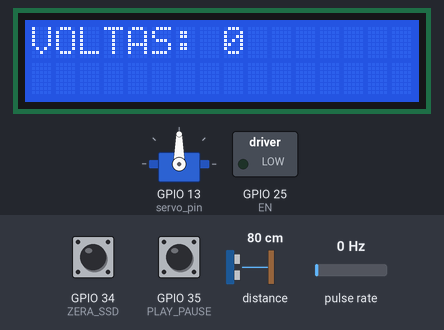
This sketch was run on a simulated ESP32. Shown: 16×2 character LCD, servo, switched loads named in the sketch (green lamp = pin HIGH). Wiring (inferred from the names in the program): pulse sensor: data GPIO 32. Inputs (shaded band) come from the test bench; at power-on: pulse rate 0 Hz, GPIO 35 (PLAY_PAUSE) HIGH, distance to the obstacle 80 cm, GPIO 34 (ZERA_SSD) HIGH. What the sketch prints to the serial monitor is not drawn.

Above: at 3.2 s.
3.3 s: pulse rate (sensor on GPIO 32) set to 100 Hz
5.0 s: pulse rate (sensor on GPIO 32) set to 122 Hz
6.9 s: GPIO 35 (PLAY_PAUSE) pulsed LOW 2 times (0.12 s each, 0.3 s apart)
At 7.18 s:
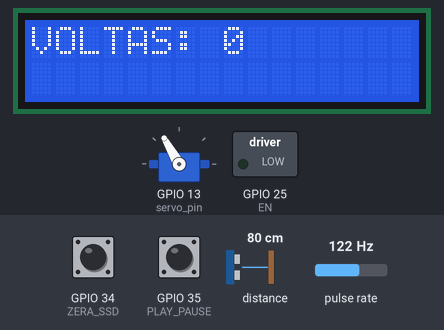
At 8.2 s:
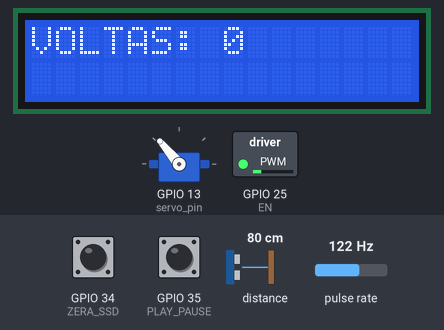
9.3 s: pulse rate (sensor on GPIO 32) set to 50 Hz
11.4 s: pulse rate (sensor on GPIO 32) set to 4 Hz
At 12.84 s:
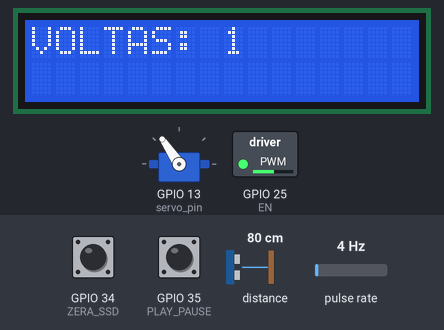
14.1 s: distance to the obstacle set to 2 cm
At 16.16 s:
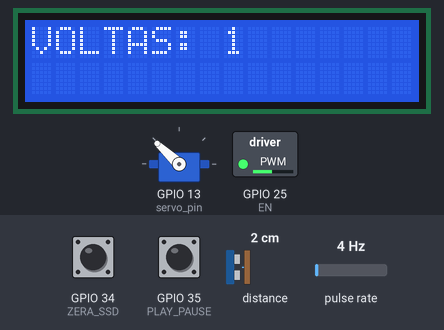
Timing chart, 0 to 17.8 s (numbered marks = the images above; inputs shaded):
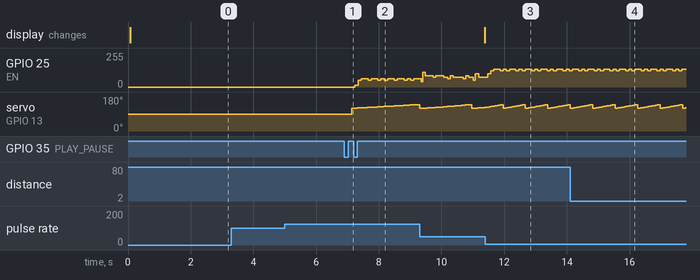

The sketch:

teste1.ino
```cpp
#include <Wire.h>              //Utilizado para comunicação I2C
#include <LiquidCrystal_I2C.h> //biblioteca responsável pelo controle do display
#include <Arduino.h>           //Bibliotecas arduino
#include <analogWrite.h>       //Utilizado para fazer o esp32 poder ter pino analogico
#include "PID_v1.h"            //Biblioteca utilizada para fazer controle PID
#include "Adafruit_VL53L0X.h"  //Biblioteca com funções do sensor VL53L0X
#include <Servo.h>             //Biblioteca responsavel pelo funcionamento do servo motor


Servo myservo;                              //Definição do nome do servo motor
Adafruit_VL53L0X lox = Adafruit_VL53L0X();  //Definição do sensor
VL53L0X_RangingMeasurementData_t measure;   //Modo de utilização do senor VL53L0X
LiquidCrystal_I2C lcd(0x27, 16, 2);         //set the LCD address to 0x27 for a 16 chars and 2 line display
//=================================================================
//
// --- Mapeamento de Hardware ---
//
//=================================================================
#define ZERA_SSD 34
#define PLAY_PAUSE 35
#define EN 25
#define servo_pin 13
#define encoder_C1 32
#define encoder_C2 33
#define servo_pin 13
#define INCLUDE_vTaskDelayUntil 1
#define INCLUDE_vTaskDelay 1
// ===================================================================
//
// ---Definição de constantes ---
//
// ===================================================================
#define tempo_de_delay 50         //Definição de delay
#define um_segundo 1000           //Definição de um segundo
#define t_captacao 10             //tempo de captação de dados
#define degrau 104                //Entrada r(t)
#define pulsos_por_volta 516      //define pulsos_por_volta 516
#define voltas_maxima 10          //Número de voltas máxima
//=================================================================
//
// --- Structs parametros ---
//
typedef struct {                  //Struct com parametros para task MOTOR_ON
  uint8_t d_T_CAPTACAO, d_ENABLE, d_DEGRAU, d_VOLTAS_MAXIMA;
  uint16_t d_PULSO_POR_VOLTA;
  int voltas;
  double Setpoint, Input, Output;
  long d_pulse_number, aux_pulse_number;
  int d_PLAY_PAUSE;
  int d_ZERA_SSD;
} d_MOTOR_ON;
typedef struct {                  //Struct com parametros para task LEITURA
  uint8_t v;
  int flag_PLAY_PAUSE;
  int voltas;
  int pos;
} d_LEITURA;
//=================================================================
//
// --- Variáveis Globais ---
//
//=================================================================
//variaveis que indicam o núcleo
static uint8_t taskCoreZero = 0;
static uint8_t taskCoreOne  = 1;
//Posicao inicial sensor
int pos = 0;
//Flags dos botões
int flag_ZERA_SSD = HIGH;
int flag_PLAY_PAUSE = LOW;
//Variáveis de controle do motor
long pulse_number = 0;
int voltas = 0;
//Variáveis do Controlador
double Setpoint, Input, Output;
long aux_pulse_number = 0;
bool flag_pulse_number = false;

//================================================================
//
// --- Inicialização myPID ---
//
//================================================================
PID myPID(&Input, &Output, &Setpoint, 11.55, 0.1, 0, DIRECT);
//================================================================
//
// --- Declaração de funções ---
//
//================================================================
void debounce_PLAY_PAUSE( void * pvParameters );
void debounce_ZERA_SSD( void * pvParameters );
void IRAM_ATTR CONTA_PULSO();
void VERIFICA_PULSO();
void motor_ON( void * pvParameters );
void LEITURA(void * pvParameters);
void setup() {
  Serial.begin(9600);
    while (! Serial) {
    delay(1);
  }
    Serial.println("Adafruit VL53L0X test");
  if (!lox.begin()) {
    Serial.println(F("Failed to boot VL53L0X"));
    while(1);
  }

  lcd.init();
  lcd.backlight();
  pinMode(ZERA_SSD, INPUT);   //Resistencia interna
  pinMode(PLAY_PAUSE, INPUT); //Resistencia interna
  pinMode(EN, OUTPUT);        //Pinos do motor
  pinMode(encoder_C1, INPUT); //Configura entrada C1 para leitura do encoder
  pinMode(encoder_C2, INPUT); //Configura entrada C2 para leitura do encoder

  //Interrupção externa por borda de subida
  attachInterrupt(encoder_C1,CONTA_PULSO, RISING);

  lcd.print("VOLTAS:");
  lcd.setCursor(8, 0);
  lcd.print(voltas);


  Setpoint = 10.45; // r(t) ajustado
  myPID.SetMode(AUTOMATIC);//Configuração para modo automatico
  myPID.SetSampleTime(10); // Computa controlador a cada 10 ms
  Input = aux_pulse_number; //Inicializa entrada
  myservo.attach(servo_pin); //Pino PWM do servo motor;


  d_MOTOR_ON MOTOR = {
    .d_T_CAPTACAO = t_captacao,
    .d_ENABLE = EN,
    .d_DEGRAU = degrau,
    .d_VOLTAS_MAXIMA = voltas_maxima,
    .d_PULSO_POR_VOLTA = pulsos_por_volta,
    .voltas = voltas,
    .Setpoint = Setpoint,
    .Input = Input,
    .Output = Output,
    .d_pulse_number = pulse_number,
    .aux_pulse_number = aux_pulse_number,
    .d_PLAY_PAUSE = flag_PLAY_PAUSE,
    .d_ZERA_SSD = flag_ZERA_SSD
  };
d_LEITURA LEITURA_SENSOR = {
    .v = voltas_maxima,
    .flag_PLAY_PAUSE = flag_PLAY_PAUSE,
    .voltas = voltas,
    .pos = pos
  };


  xTaskCreatePinnedToCore(debounce_PLAY_PAUSE, "debounce_PLAY_PAUSE",10000, &flag_PLAY_PAUSE, 1, NULL, taskCoreZero);
  delay(500); //tempo para a tarefa iniciar
  xTaskCreatePinnedToCore(debounce_ZERA_SSD, "debounce_ZERA_SSD", 10000,&flag_ZERA_SSD, 1, NULL, taskCoreZero);
  delay(500); //tempo para a tarefa iniciar
  xTaskCreatePinnedToCore(LEITURA, "LEITURA", 20000, &LEITURA_SENSOR, 2, NULL, taskCoreZero);
  delay(500); //tempo para a tarefa iniciar
  xTaskCreatePinnedToCore(motor_ON, "motor_ON",20000, &MOTOR,2, NULL, taskCoreOne);
  delay(500); //tempo para a tarefa iniciar
  Serial.println("**0**");

}
void loop(){
  vTaskDelete(NULL);
  }
void debounce_PLAY_PAUSE( void * pvParameters ){//OK
  static int last_state = HIGH;
  static int state;
   while(1){

 TickType_t xLastWakeTime;
 const TickType_t xFrequency = 50;
 xLastWakeTime = xTaskGetTickCount();
 //Variáveis para debounce
vTaskDelayUntil( &xLastWakeTime, xFrequency );

  int reading = digitalRead(PLAY_PAUSE); //guarda leitura do botão A3
  static unsigned long guarda_millis = millis();//guarda tempo inicial
  if (reading != last_state) { //testa se botao mudou de estado
    //inicia contador para debounce
    guarda_millis = millis();
  }
  //Primeiro degrau
  if ((millis() - guarda_millis) > tempo_de_delay) { //testa se deu o
    //tempo de delay de 50 milisegundos
    //Caso verdade
    if (reading != state) { //Testa se botão mudou
      //Caso verdade
      state = reading; //Estado recebe leitura
      if (state == HIGH) { //Testa se foi borda de subida
        //Condição para botão pressionado
        flag_PLAY_PAUSE = !flag_PLAY_PAUSE;
      }
    }
  }
  last_state = reading; //Último estado recebe leitura mais recente
  }
}
void debounce_ZERA_SSD( void * pvParameters ) {//OK
 TickType_t xLastWakeTime;
 const TickType_t xFrequency = 50;
 xLastWakeTime = xTaskGetTickCount();
  static int last_state = HIGH;
  static int state;
 while(1){
vTaskDelayUntil( &xLastWakeTime, xFrequency );
  int reading = digitalRead(ZERA_SSD); //Guarda leitura do botão
  static unsigned long guarda_millis = millis();//Guarda tempo
  //inicial
  if (reading != last_state) { //Testa se botão mudou de estado
    //Inicia contador para debounce
    guarda_millis = millis();
  }
  //Primeiro degrau
  if ((millis() - guarda_millis) > tempo_de_delay) { //Testa se deu o
    //tempo de delay de 50 milisegundos
    //Caso verdade
    if (reading != state) //Testa se botao mudou
    { //Caso verdade
      state = reading; //Estado recebe leitura
      if (state == HIGH) { //Testa se foi borda de subida
        //Condição para botão pressionado
        flag_ZERA_SSD = HIGH;
      }
    }
  }
  last_state = reading;
  if (flag_ZERA_SSD == LOW) {
    //Abaixa flag que será tratada
    flag_ZERA_SSD = HIGH;
    //Reinicia contagem caso motor desativado
    Serial.println("**5.5**");
    if (flag_PLAY_PAUSE == HIGH) {
      //Zera variáveis
      voltas = 0;
      pulse_number = 0;
      //Zera display
      lcd.clear();
      lcd.print("VOLTAS:");
      lcd.print(voltas);
      lcd.setCursor(8, 0);
      Serial.println("**5.6**");
     }
   }
 }
 Serial.println("**6**");
}
void IRAM_ATTR CONTA_PULSO(){//OK
 Serial.println("**7.1**");
if(voltas<voltas_maxima){
  pulse_number++;//Incrementa número de pulsos
  flag_pulse_number = true;
}
if((voltas<voltas_maxima) && (flag_pulse_number == true)){
    flag_pulse_number = false;
  }
}
void VERIFICA_PULSO(){//OK
  //variaveis PWM
  float PER;
  static float PORCENTAGEM = PER; //constante de entrada dada
  //em porcentagem, referente
  //a saida do Arduino (5V)
  int TENSAO = map(PORCENTAGEM, 0, 100, 0, 4096); //Funções que mapeia a variavel
  //e converte para resolução
  //da saida PWM
  //de 2^12 (12 bits)
  //

  Serial.println("**8**");
}
void motor_ON( void * pvParameters ) {
   TickType_t xLastWakeTime;
  const TickType_t xFrequency = 100;
  xLastWakeTime = xTaskGetTickCount();
  static int aux_voltas;
 while(1){
  Serial.println("**9**");
  vTaskDelayUntil( &xLastWakeTime, xFrequency );

  //Captação de informações para o controlador
  static unsigned long guarda_millis_Input = millis();
  if(!flag_PLAY_PAUSE){
    Serial.println("**10**");
    if ((millis() - guarda_millis_Input) >= t_captacao){
    //reinicia contador
    guarda_millis_Input = millis();
    //captação de amostra
    Input = pulse_number - aux_pulse_number;
    aux_pulse_number = pulse_number;
    }

    myPID.Compute();//Computa controlador
    int TENSAO = map (degrau, 0,2048, 0,255); //Mapeia a variável e converte para resolução da saída PWM
   // int TENSAO = degrau/8;
    analogWrite(EN,(TENSAO+Output));

    Serial.println("**11**");

    if ((pulse_number % pulsos_por_volta) == 0
    && aux_voltas != pulse_number
    && pulse_number > 0 && voltas < voltas_maxima) {
    //Incrementa e mostra no SSD variavel voltas
    voltas = voltas + 1;
    lcd.setCursor(8, 0);
    lcd.print(voltas);
    //Armazena pulse_number
    aux_voltas = pulse_number;
   }
  }
    if (voltas >= voltas_maxima) {
    lcd.setCursor(8,0);
    lcd.print(voltas);
    pulse_number = 0; //Zera pulse_number
    flag_PLAY_PAUSE = HIGH;
    flag_ZERA_SSD = LOW;
    dacWrite(EN,0);//Desliga motor
    //Abaixa flag do botão
  }
 }
}

void LEITURA( void * pvParameters ) {//OK
 VL53L0X_RangingMeasurementData_t measure;
 while(1){
  TickType_t xLastWakeTime;
 const TickType_t xFrequency = 20;
 xLastWakeTime = xTaskGetTickCount();
  Serial.println("**13**");
    vTaskDelayUntil( &xLastWakeTime, xFrequency );
   if(!flag_PLAY_PAUSE && voltas<=voltas_maxima){
        for (pos = 120; pos <= 140; pos += 1) { // goes from 0 degrees to 180 degrees
    // in steps of 1 degree
    myservo.write(pos);              // tell servo to go to position in variable 'pos'
lox.rangingTest(&measure, false);
  if (measure.RangeStatus != 4) {  // phase failures have incorrect data
    Serial.print("Distance (mm): "); Serial.println(measure.RangeMilliMeter);
  } else {
    Serial.println(" out of range ");
  }
  }

  for (pos = 140; pos >= 120; pos -= 1) { // goes from 180 degrees to 0 degrees
    myservo.write(pos);              // tell servo to go to position in variable 'pos'
                          // waits 15ms for the servo to reach the position
  }

  Serial.println("**14**");

   }
  }
}
```

Measured:
- after the input at 3.3 s, every drawn part: stays the same
- after the input at 5.0 s, every drawn part: stays the same
- after the input at 6.9 s, GPIO 25 (EN): 0/255 → 12/255 after 0.33 s, then repeats every 0.84 s: 2 × (51/255 0.10 s, 63/255 0.21 s), 51/255 0.10 s, 63/255 0.11 s; servo on GPIO 13 (servo_pin): moves from 90° to 140° over 2.1 s, starting after 0.23 s
- after the input at 11.4 s, GPIO 25 (EN): 75/255 → 98/255 after 0.07 s, → 121/255 0.10 s later, → 132/255 0.10 s later, → 121/255 0.20 s later, … (22 changes in this stretch)
